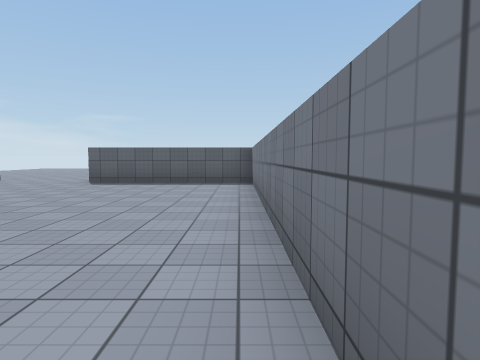
view 1 (above)

13 first-person views from a walk through a scene from a Unity 3-D project. The camera is 1.4 m above the floor, tilts 4° down and sees 75° across. The floor is counted in squares, 2 m on a side. Each view is taken from the middle of a square. On the plan, view 1 faces up. The plan holds only what a view shows up to about 10 squares ahead; the rest is blank. The player is left out. Surface patterns are stand-ins for the level's own textures.

view 2
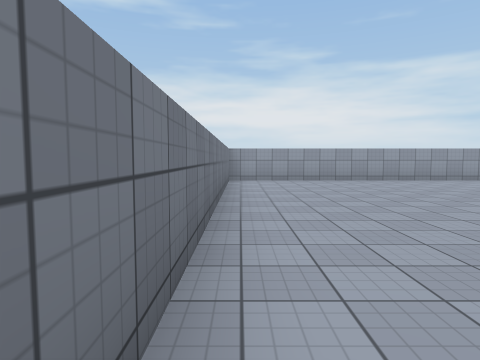

view 3
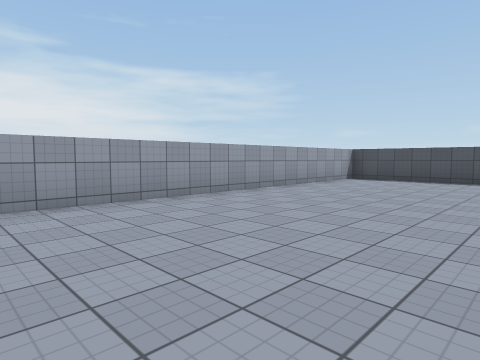

view 4
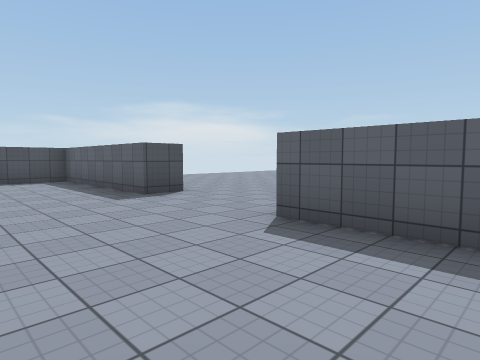

view 5
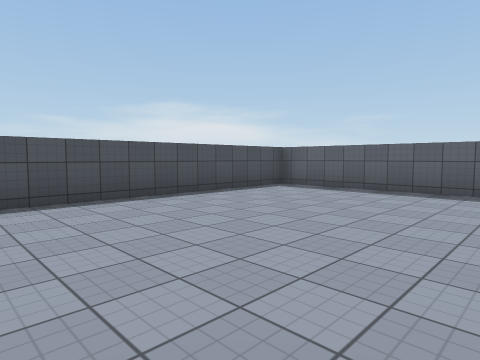

view 6
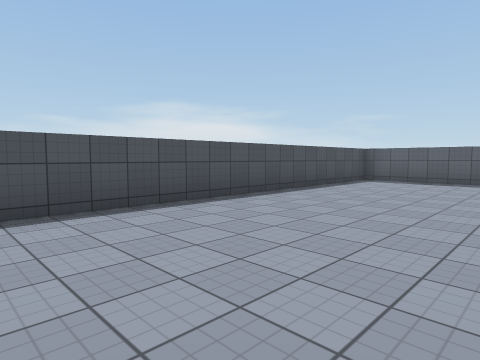

view 7
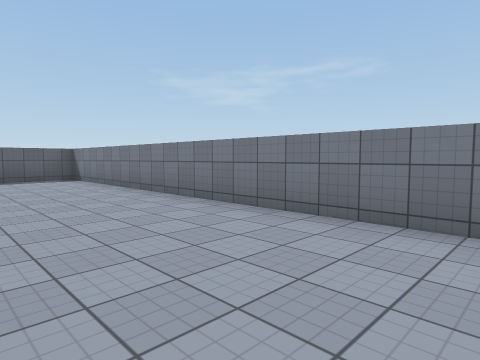

view 8
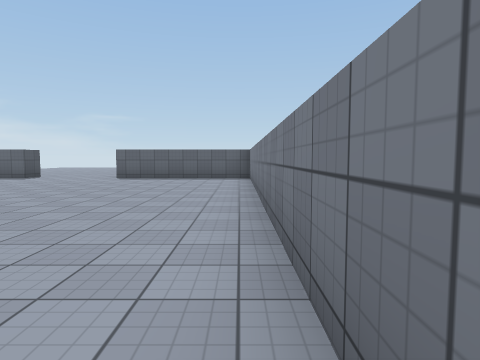

view 9
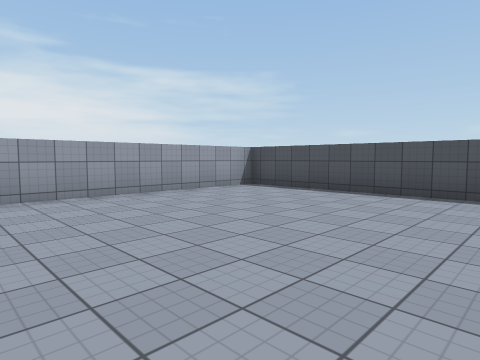

view 10
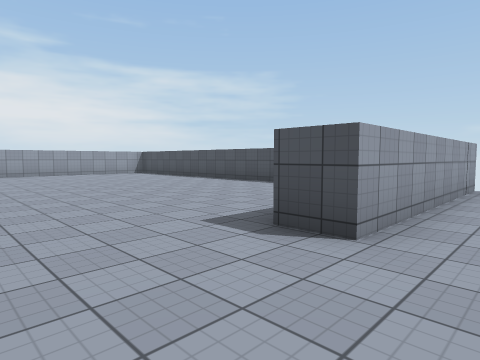

view 11
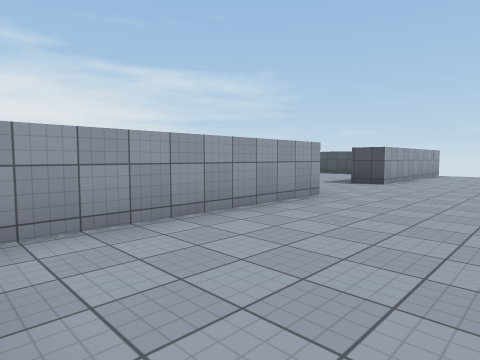

view 12
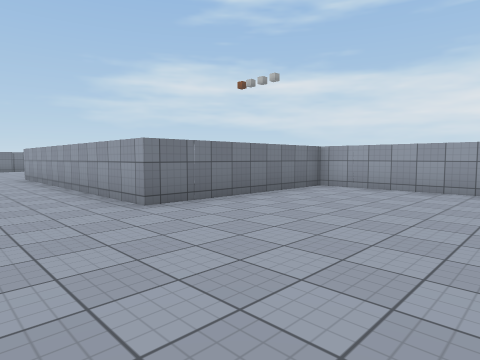

view 13
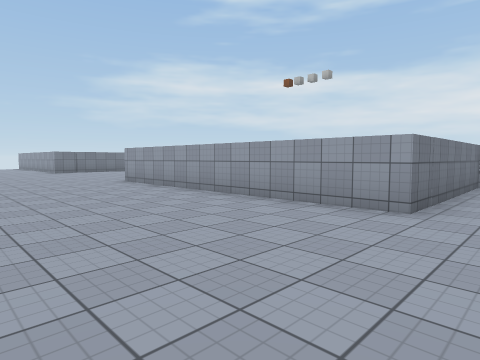

### Floor plan
Points are (right, up) in squares from view 1. A wall is a line through its corners. A room is listed if a view was taken in it or the views show most of it. See-through windows are left out.
Room 1 (views 1, 2, 3, 4, 5, 6, 7, 8, 9)
walls: (-7.6, 9.8) (-7.6, 8.9) (-12.3, 8.9) (-12.3, -2.8) (0.4, -2.8); (0.3, -2.1) (0.3, 8.9) (-4.4, 8.9)
ways out: opening at (-6, 9) to room 2
Room 2 (views 10, 11, 12, 13)
walls: (-4.4, 9.8) (1.2, 9.8) (1.2, 14.8) (9.2, 14.8); (-13.3, 9.8) (-7.6, 9.8)
ways out: opening at (-6, 9) to room 1

Positions as (right, up) in squares from view 1, and headings:
1: (0, 0), facing up
2: (0, 7), facing down
3: (-2, 2), facing down-left
4: (-2, 6), facing up-left
5: (-7, 2), facing up-left
6: (-8, -1), facing up-left
7: (-3, -2), facing up-right
8: (0, -2), facing up
9: (-6, 3), facing down-left
10: (-5, 11), facing down-left
11: (1, 13), facing down-left
12: (-3, 17), facing down-right
13: (0, 19), facing down-right
